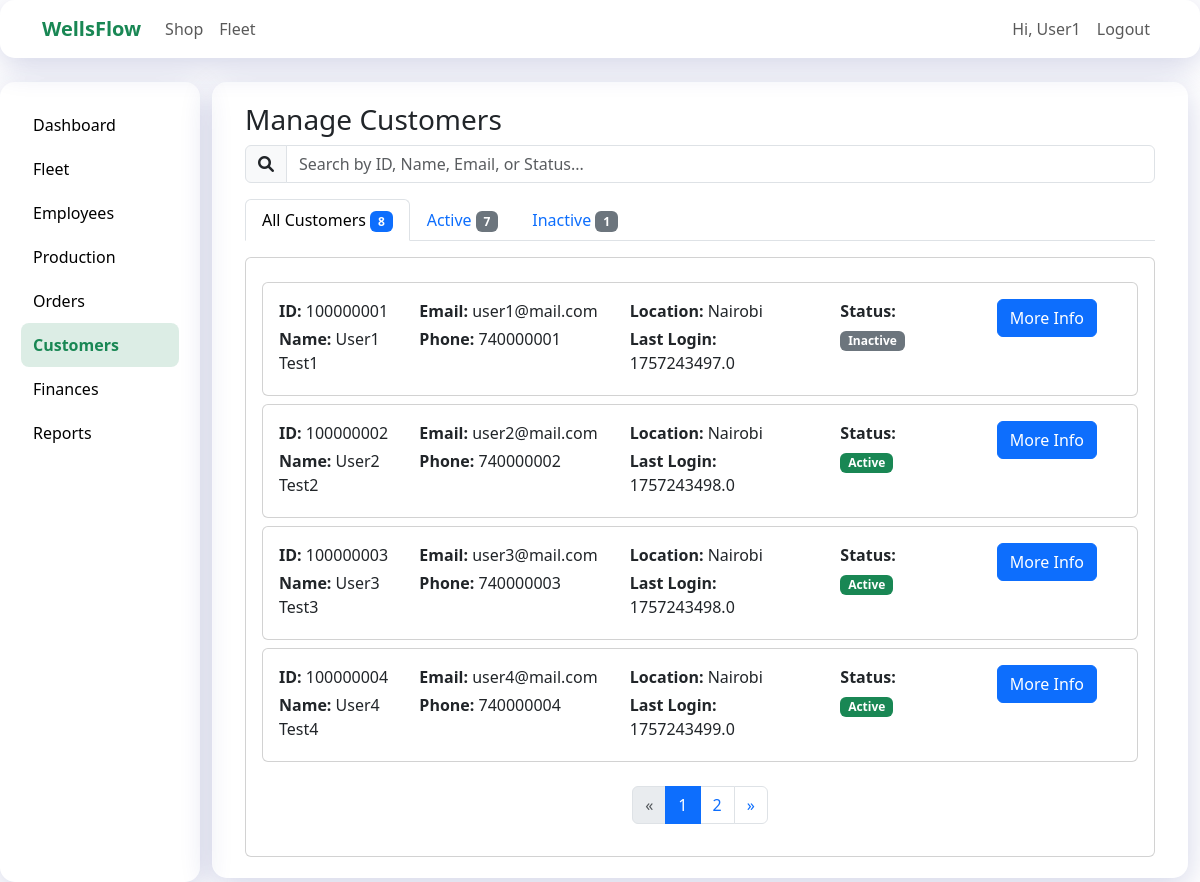
The app's page /customersmanage (signed in) with its own data.
### models.py (models this page shows, shortened)
class User(UserMixin, db.Model):
    __tablename__ = "Users"  # Match DB table
    id = db.Column(db.Integer, primary_key=True)
    fname = db.Column(db.String(50))
    lname = db.Column(db.String(50))
    email = db.Column(db.String(120), unique=True, nullable=False)
    phone = db.Column(db.String(15))
    password_hash = db.Column(db.String(128))
    role = db.Column(db.String(50), default="customer")

### app.py (the view, shortened to what this page needs)
@app.route("/customersmanage", methods=['GET', 'POST'])
@login_required
def customersmanage():
    conn = sqlite3.connect(shopfleetdb)
    conn.row_factory = sqlite3.Row
    cursor = conn.cursor()
    filter_status = request.args.get('status')
    if filter_status:
        cursor.execute("SELECT * FROM Users WHERE status = ?", (filter_status,))
    else:
        cursor.execute("SELECT * FROM Users")
    customers = cursor.fetchall()
    cursor.execute("""
        SELECT status, COUNT(*) as count
        FROM Users
        GROUP BY status
    """)
    status_counts = cursor.fetchall()
    cursor.execute("SELECT COUNT(*) as total FROM Users")
    total_customers = cursor.fetchone()['total']
    conn.close()
    return render_template("fleet/fleet_extend/customers/managecustomers.html",
                           customers=customers,
                           status_counts=status_counts,
                           current_filter=filter_status,
                           total_customers=total_customers)

### app.py (called while the page is built, shortened)
@login_manager.user_loader
def load_user(user_id):
    conn = sqlite3.connect(shopfleetdb)
    conn.row_factory = sqlite3.Row
    cursor = conn.cursor()
    cursor.execute(
        "SELECT user_id, first_name, last_name, email, 'customer' as role FROM Users WHERE user_id = ?",
        (user_id,),
    )
    row = cursor.fetchone()
    if row:
        conn.close()
        return UserObject(row['user_id'], row['first_name'], row['last_name'], row['email'], row['role'])

### user_object.py (called while the page is built)
    @property
    def fname(self):
        if self.role != 'customer' and self.username:
            return self.username
        return self.first_name

### templates/fleet/fleet_extend/customers/managecustomers.html (shortened to what this page needs)
{% extends "adminside_fleet/customers.html" %}
{% block customer_content %}
<div class="container">
  <h3>Manage Customers</h3>
  <div class="row mb-3">
    <div class="col-md-12">
      <div class="input-group">
        <span class="input-group-text" id="search-icon">
          <i class="fas fa-search"></i>
        </span>
        <input type="text" class="form-control" id="customerSearch" placeholder="Search by ID, Name, Email, or Status..." aria-label="Search customers" aria-describedby="search-icon">
      </div>
    </div>
  </div>
  <ul class="nav nav-tabs mb-3">
    <li class="nav-item">
      <a class="nav-link {% if not current_filter %}active{% endif %}" href="{{ url_for('customersmanage') }}">
        All Customers
        <span class="badge bg-primary">{{ total_customers }}</span>
      </a>
    </li>
    {% for status_row in status_counts %}
      <li class="nav-item">
        <a class="nav-link {% if current_filter == status_row['status'] %}active{% endif %}"
           href="{{ url_for('customersmanage', status=status_row['status']) }}">
          {{ status_row['status'] }} <span class="badge bg-secondary">{{ status_row['count'] }}</span>
        </a>
      </li>
    {% endfor %}
  </ul>
  <div class="card">
    <div class="card-body">
      {% if customers %}
        <div id="customerList">
          {% for customer in customers %}
            <div class="card mt-2 customer-item"
                 data-id="{{ customer['user_id'] }}"
                 data-name="{{ customer['first_name'] }} {{ customer['last_name'] }}"
                 data-email="{{ customer['email'] }}"
                 data-status="{{ customer['status'] }}">
              <div class="card-body">
                <div class="d-flex justify-content-between align-items-center">
                  <div class="row w-100">
                    <div class="col-md-2">
                      <p class="mb-1"><strong>ID:</strong> {{ customer['user_id'] }}</p>
                      <p class="mb-1"><strong>Name:</strong> {{ customer['first_name'] }} {{ customer['last_name'] }}</p>
                    </div>
                    <div class="col-md-3">
                      <p class="mb-1"><strong>Email:</strong> {{ customer['email'] }}</p>
                      <p class="mb-1"><strong>Phone:</strong> {{ customer['phone_number'] }}</p>
                    </div>
                    <div class="col-md-3">
                      <p class="mb-1"><strong>Location:</strong> {{ customer['location'] }}</p>
                      <p class="mb-1"><strong>Last Login:</strong> {{ customer['last_login'] }}</p>
                    </div>
                    <div class="col-md-2">
                      <p class="mb-1"><strong>Status:</strong></p>
                      <span class="badge bg-{% if customer['status'] == 'Active' %}success{% elif customer['status'] == 'Inactive' %}secondary{% else %}danger{% endif %}">
                        {{ customer['status'] }}
                      </span>
                    </div>
                    <div class="col-md-2 text-end">
                      <button class="btn btn-primary" data-bs-toggle="modal" data-bs-target="#customerModal{{ customer['user_id'] }}">
                        More Info
                      </button>
                    </div>
                  </div>
                </div>
              </div>
            </div>
          {% endfor %}
        </div>
        <nav aria-label="Customer pagination" class="mt-4">
          <ul class="pagination justify-content-center" id="paginationControls">
          </ul>
        </nav>
      {% else %}
        <div class="text-center py-5">
          <h5>No customers found{% if current_filter %} with status "{{ current_filter }}"{% endif %}.</h5>
        </div>
      {% endif %}
    </div>
  </div>
</div>
<link rel="stylesheet" href="https://cdnjs.cloudflare.com/ajax/libs/font-awesome/6.0.0/css/all.min.css">
{% endblock customer_content %}

### templates/fleet/layout.html (shortened to what this page needs)
<!DOCTYPE html>
<html lang="en">
<head>
  <link href="https://cdn.jsdelivr.net/npm/bootstrap@5.3.0/dist/css/bootstrap.min.css" rel="stylesheet"/>
</head>
<body>
<nav class="navbar navbar-expand-lg glass-card mb-4">
  <div class="container">
    <a class="navbar-brand text-success fw-bold" href="/">WellsFlow</a>
    <div class="collapse navbar-collapse">
      <ul class="navbar-nav me-auto">
        <li class="nav-item"><a class="nav-link" href="/shop">Shop</a></li>
        <li class="nav-item"><a class="nav-link" href="/fleet">Fleet</a></li>
      </ul>
      <ul class="navbar-nav">
        {% if current_user.is_authenticated %}
          <li class="nav-item">
            <span class="nav-link">Hi, {{ current_user.fname or current_user.first_name or 'User' }}</span>
          </li>
          <li class="nav-item">
            <a class="nav-link" href="{{ url_for('auth.logout') }}">Logout</a>
          </li>
        {% endif %}
      </ul>
    </div>
  </div>
</nav>
<div class="container-fluid">
  <section class="row">
    <div class="col-md-2 glass-card sidebar">
      <ul class="nav flex-column">
        <li class="nav-item"><a class="nav-link" href="/dashboard">Dashboard</a></li>
        <li class="nav-item"><a class="nav-link" href="/vehiclesmanagefleet">Fleet</a></li>
        <li class="nav-item"><a class="nav-link" href="/employees">Employees</a></li>
        <li class="nav-item"><a class="nav-link" href="/manageproduction">Production</a></li>
        <li class="nav-item"><a class="nav-link" href="/ordersmanage">Orders</a></li>
        <li class="nav-item"><a class="nav-link" href="/customersmanage">Customers</a></li>
        <li class="nav-item"><a class="nav-link" href="/finances">Finances</a></li>
        <li class="nav-item"><a class="nav-link" href="/reports">Reports</a></li>
      </ul>
    </div>
    <div class="col-md-10">
      <div class="glass-card content">
        {% block content %}
        {% endblock %}
      </div>
</body>
</html>

### templates/fleet/layout.html (style rules this page uses)
body { background: #ffffff; min-height: 100vh; }
.glass-card { background: rgba(255, 255, 255, 0.2); border-radius: 15px; box-shadow: 0 8px 32px rgba(31, 38, 135, 0.2); border: 1px solid rgba(255, 255, 255, 0.18); transition: transform 0.2s ease, box-shadow 0.2s ease; }
.sidebar .nav-link { border-radius: 8px; padding: 10px 12px; transition: background 0.2s ease; color: #000; font-weight: 500; }
.sidebar .nav-link:hover, .sidebar .nav-link.active { background: rgba(25, 135, 84, 0.15); color: #198754; font-weight: 600; }
.sidebar { min-height: 100vh; padding: 20px; }
.content { padding: 20px; }

### records on screen
User: first_name "User1", user_id "100000001", last_name "Test1", email "user1@mail.com", phone_number "740000001", location "Nairobi", last_login "1757243497.0", status "Inactive"
User: user_id "100000002", first_name "User2", last_name "Test2", email "user2@mail.com", phone_number "740000002", location "Nairobi", last_login "1757243498.0", status "Active"
User: user_id "100000003", first_name "User3", last_name "Test3", email "user3@mail.com", phone_number "740000003", location "Nairobi", last_login "1757243498.0", status "Active"
User: user_id "100000004", first_name "User4", last_name "Test4", email "user4@mail.com", phone_number "740000004", location "Nairobi", last_login "1757243499.0", status "Active"

### other values on screen
{{ total_customers }} "8"
{{ status_row['status'] }} "Active" "Inactive"
{{ status_row['count'] }} "7" "1"
